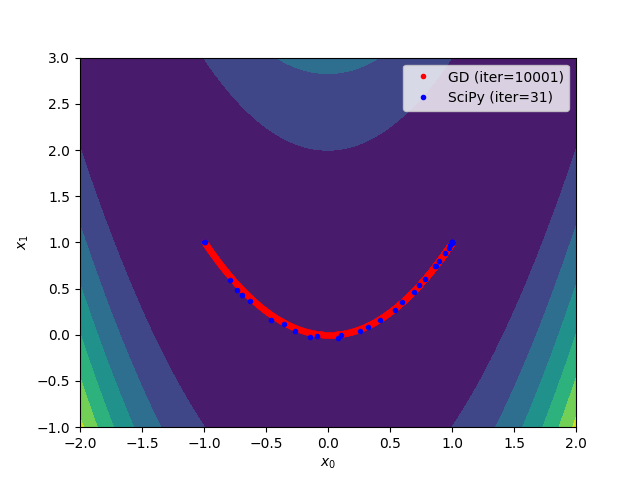

Reproduce this figure in Python.
import numpy as np
from scipy.optimize import minimize
import matplotlib
import matplotlib.pyplot as plt
matplotlib.use('TKAgg')

if __name__ == '__main__':
    # Define a cost function and its gradient
    f   = lambda x: (1 - x[0])**2 + 100*(x[1] - x[0]**2)**2
    fd  = lambda x: np.array([-400*x[0]*(-x[0]**2 + x[1]) + 2*x[0] - 2, -200*x[0]**2 + 200*x[1]])  # TODO: Fill the gradient vector as [df / dx[0], df / dy[1]]

    # Define configuration
    x_init = [-1, 1]   # Please try other initial points
    learn_rate = 0.001 # Please try 0.01, 0.005, and 0.0001
    max_iter = 10000   # Please try 100, 1000, and 100000
    min_tol = 1e-6

    # Optimize the cost function using my gradient descent
    x = np.array(x_init)
    gd_xs = [x]
    for i in range(max_iter):
        # Run the gradient descent
        xp = x
        x = x - learn_rate*fd(x)# TODO: Implement your gradient descent
        gd_xs.append(x)

        # Check the terminal condition
        if np.linalg.norm(x - xp) < min_tol:
            break
    gd_xs = np.array(gd_xs)

    # Optimize the cost function using SciPy
    result = minimize(f, x_init, tol=min_tol, options={'maxiter': max_iter, 'return_all': True})
    sp_xs = np.array(result.allvecs)

    # Visualize the results
    x_range = np.linspace(-2, 2, 100)
    y_range = np.linspace(-1, 3, 100)
    xx, yy = np.meshgrid(x_range, y_range)
    zz = f((xx, yy))
    plt.contourf(xx, yy, zz)
    plt.plot(gd_xs[:,0], gd_xs[:,1], 'r.', label=f'GD (iter={len(gd_xs)})')
    plt.plot(sp_xs[:,0], sp_xs[:,1], 'b.', label=f'SciPy (iter={result.nit})')
    plt.xlabel('$x_0$')
    plt.ylabel('$x_1$')
    plt.legend()
    plt.show()
